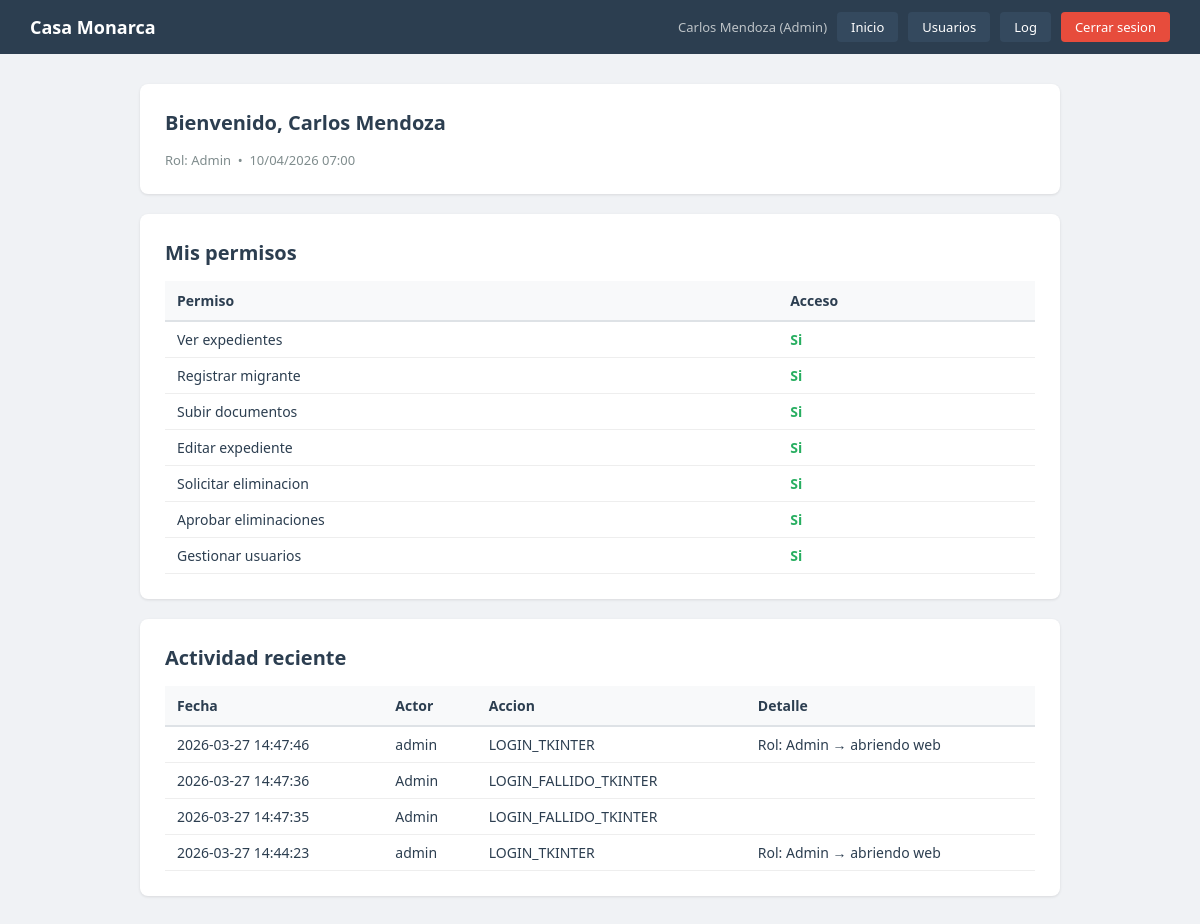
Page /dashboard (signed in) on the committed database.
### tables this page shows
CREATE TABLE log_auditoria (
            id INTEGER PRIMARY KEY AUTOINCREMENT, fecha TEXT NOT NULL,
            actor TEXT NOT NULL, accion TEXT NOT NULL, detalle TEXT DEFAULT ''
        );

### puente_tkinter_flask.py (the view)
@flask_app.route("/dashboard")
def dashboard():
    if "nombre_usuario" not in session:
        return redirect(url_for("login_web"))
    permisos_etiquetas = {
        "ver": "Ver expedientes", "registrar": "Registrar migrante",
        "subir": "Subir documentos", "editar": "Editar expediente",
        "solicitar_baja": "Solicitar eliminacion",
        "aprobar_baja": "Aprobar eliminaciones",
        "gestionar_usuarios": "Gestionar usuarios",
    }
    conn = obtener_conexion()
    log = [dict(r) for r in conn.execute(
        "SELECT * FROM log_auditoria ORDER BY id DESC LIMIT 8").fetchall()]
    conn.close()
    return render_template(
        "dashboard.html",
        nombre=session["nombre"], rol=session["rol"],
        fecha=datetime.now().strftime("%d/%m/%Y %H:%M"),
        permisos_etiquetas=permisos_etiquetas,
        permisos_rol=PERMISOS.get(session["rol"], set()),
        tiene_permiso=tiene_permiso, log=log,
    )

### puente_tkinter_flask.py (called while the page is built)
def asegurar_directorios():
    (DIRECTORIO_BASE / "datos").mkdir(exist_ok=True)

def obtener_conexion():
    asegurar_directorios()
    conn = sqlite3.connect(str(DB_PATH))
    conn.row_factory = sqlite3.Row
    return conn

def tiene_permiso(accion):
    rol = session.get("rol", "Externo")
    return accion in PERMISOS.get(rol, set())

@flask_app.context_processor
def inyectar_helpers():
    return dict(tiene_permiso=tiene_permiso)

### templates/dashboard.html (shortened to what this page needs)
{% extends "base.html" %}
{% block contenido %}
<div class="card">
    <h2>Bienvenido, {{ nombre }}</h2>
    <p style="color:#7f8c8d; font-size:13px;">Rol: {{ rol }} &nbsp;•&nbsp; {{ fecha }}</p>
</div>
<div class="card">
    <h2>Mis permisos</h2>
    <table>
        <thead><tr><th>Permiso</th><th>Acceso</th></tr></thead>
        <tbody>
            {% for clave, etiqueta in permisos_etiquetas.items() %}
            <tr>
                <td>{{ etiqueta }}</td>
                <td>
                    {% if clave in permisos_rol %}
                        <span class="badge-si">Si</span>
                    {% else %}
                        <span class="badge-no">No</span>
                    {% endif %}
                </td>
            </tr>
            {% endfor %}
        </tbody>
    </table>
</div>
<div class="card">
    <h2>Actividad reciente</h2>
    {% if log %}
    <table>
        <thead><tr><th>Fecha</th><th>Actor</th><th>Accion</th><th>Detalle</th></tr></thead>
        <tbody>
            {% for r in log %}
            <tr>
                <td>{{ r.fecha }}</td>
                <td>{{ r.actor }}</td>
                <td>{{ r.accion }}</td>
                <td>{{ r.detalle }}</td>
            </tr>
            {% endfor %}
        </tbody>
    </table>
    {% else %}
    <p style="color:#95a5a6;">Sin actividad registrada.</p>
    {% endif %}
</div>
{% endblock %}

### templates/base.html (shortened to what this page needs)
<!DOCTYPE html>
<html lang="es">
<head>
</head>
<body>
    {% if session.get('nombre_usuario') %}
    <nav class="navbar">
        <h1>Casa Monarca</h1>
        <div class="nav-links">
            <span class="info">{{ session.nombre }} ({{ session.rol }})</span>
            <a href="{{ url_for('dashboard') }}" class="nav-btn">Inicio</a>
            {% if tiene_permiso('gestionar_usuarios') %}
                <a href="{{ url_for('gestion_usuarios') }}" class="nav-btn">Usuarios</a>
                <a href="{{ url_for('log_auditoria') }}" class="nav-btn">Log</a>
            {% endif %}
            <a href="{{ url_for('logout') }}">Cerrar sesion</a>
        </div>
    </nav>
    {% endif %}
    <div class="container">
        {% block contenido %}{% endblock %}
    </div>
</body>
</html>

### templates/base.html (style rules this page uses)
* { margin: 0; padding: 0; box-sizing: border-box; }
body { font-family: 'Segoe UI', Tahoma, Geneva, Verdana, sans-serif; background: #f0f2f5; color: #2c3e50; }
.navbar { background: #2c3e50; padding: 12px 30px; display: flex; align-items: center; justify-content: space-between; }
.navbar h1 { color: white; font-size: 18px; }
.navbar .info { color: #bdc3c7; font-size: 13px; }
.navbar a { color: white; text-decoration: none; background: #e74c3c; padding: 6px 14px; border-radius: 4px; font-size: 13px; }
.nav-links { display: flex; gap: 10px; align-items: center; }
.nav-links a.nav-btn { background: #34495e; }
.container { max-width: 960px; margin: 30px auto; padding: 0 20px; }
.card { background: white; border-radius: 8px; padding: 25px; box-shadow: 0 1px 3px rgba(0,0,0,0.1); margin-bottom: 20px; }
.card h2 { font-size: 20px; margin-bottom: 15px; color: #2c3e50; }
table { width: 100%; border-collapse: collapse; font-size: 14px; }
th { background: #f8f9fa; text-align: left; padding: 10px 12px; border-bottom: 2px solid #dee2e6; }
td { padding: 8px 12px; border-bottom: 1px solid #eee; }
.badge-si { color: #27ae60; font-weight: 600; }

### rows in the picture
log_auditoria: fecha "2026-03-27 14:47:46", actor "admin", accion "LOGIN_TKINTER", detalle "Rol: Admin → abriendo web"
log_auditoria: fecha "2026-03-27 14:47:36", actor "Admin", accion "LOGIN_FALLIDO_TKINTER"
log_auditoria: fecha "2026-03-27 14:47:35", actor "Admin", accion "LOGIN_FALLIDO_TKINTER"
log_auditoria: fecha "2026-03-27 14:44:23", actor "admin", accion "LOGIN_TKINTER", detalle "Rol: Admin → abriendo web"

### other values in the picture
{{ session.nombre }} "Carlos Mendoza"
{{ session.rol }} "Admin"
{{ nombre }} "Carlos Mendoza"
{{ rol }} "Admin"
{{ etiqueta }} "Ver expedientes" "Registrar migrante" "Subir documentos" "Editar expediente" "Solicitar eliminacion" "Aprobar eliminaciones" "Gestionar usuarios"
